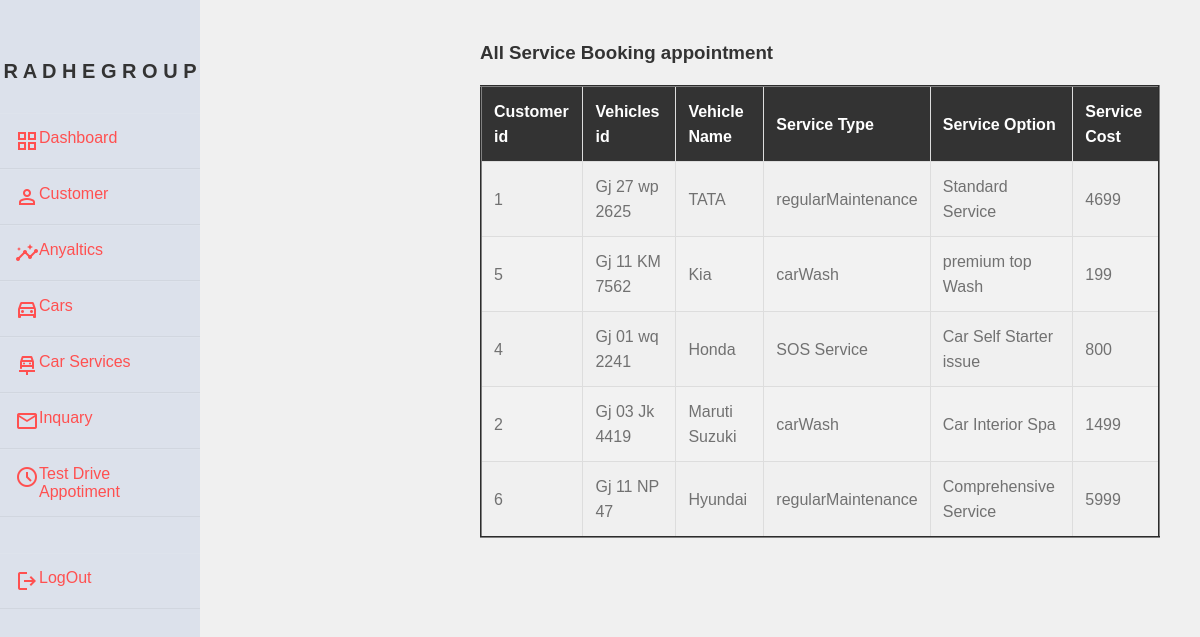
Screenshot of /servicebooking.php with the database file from the repository.
### servicebooking.php (the view, shortened to what this page needs)
<?php
        include("nav.php");
        $servername = "localhost";
        $username = "root";
        $pass = "";
        $database = "car sales and service";
        $conn = mysqli_connect($servername, $username, $pass, $database);
        ?>
<html>
<head>
</head>
<body>
    <div class="main_content">
        <div class="info">
            <div class="content">
                <h3>All Service Booking appointment</h3>
                <table border="2">
                    <tr>
                        <th>Customer id</th>
                        <th>Vehicles id </th>
                        <th>Vehicle Name </th>
                        <th>Service Type </th>
                        <th>Service Option </th>
                        <th>Service Cost </th>
                    </tr>
                    <?php
                $sql = "SELECT * FROM `service appointment table`";
                $result = mysqli_query($conn,$sql);
                while($row = mysqli_fetch_assoc($result))
                {
                    echo "<tr>
                        <td>".$row['Customer Id']."</td>
                        <td>".$row['Vehicles Id']."</td>
                        <td>".$row['vehicle Name']."</td>
                        <td>".$row['Service Type']."</td>
                        <td>".$row['service option']."</td>
                        <td>".$row['Service Cost']."</td>
                        </tr>";
                }
       ?>
                </table>
            </div>
        </div>
    </div>
</body>
</html>

### nav.php (style rules this page uses)
* { margin: 0; padding: 0; box-sizing: border-box; list-style: none; text-decoration: none; font-family: 'Poppins', sans-serif; }
.wrapper .main_content { margin-left: 200px; }
.wrapper .main_content .info { margin: 20px; color: #717171; line-height: 25px; }
.wrapper .main_content .info div { margin-bottom: 20px; }

### servicebooking.php (style rules this page uses)
body { font-family: 'Segoe UI', Tahoma, Geneva, Verdana, sans-serif; margin: 0; padding: 0; background-color: #f0f0f0; }
.content { margin-left: 240px; padding: 20px; }
h3 { color: #333; }
table { width: 100%; border-collapse: collapse; margin-top: 20px; }
th, td { padding: 12px; border: 1px solid #ddd; text-align: left; }
th { background-color: #333; color: #fff; }
tr:nth-child(even) { background-color: #f2f2f2; }

### rows the page displays
service appointment table: Customer Id "1", Vehicles Id "Gj 27 wp 2625", vehicle Name "TATA", Service Type "regularMaintenance", service option "Standard Service", Service Cost "4699"
service appointment table: Customer Id "5", Vehicles Id "Gj 11 KM 7562", vehicle Name "Kia", Service Type "carWash", service option "premium top Wash", Service Cost "199"
service appointment table: Customer Id "4", Vehicles Id "Gj 01 wq 2241", vehicle Name "Honda", Service Type "SOS Service", service option "Car Self Starter issue", Service Cost "800"
service appointment table: Customer Id "2", Vehicles Id "Gj 03 Jk 4419", vehicle Name "Maruti Suzuki", Service Type "carWash", service option "Car Interior Spa", Service Cost "1499"
service appointment table: Customer Id "6", Vehicles Id "Gj 11 NP 47", vehicle Name "Hyundai", Service Type "regularMaintenance", service option "Comprehensive Service", Service Cost "5999"
